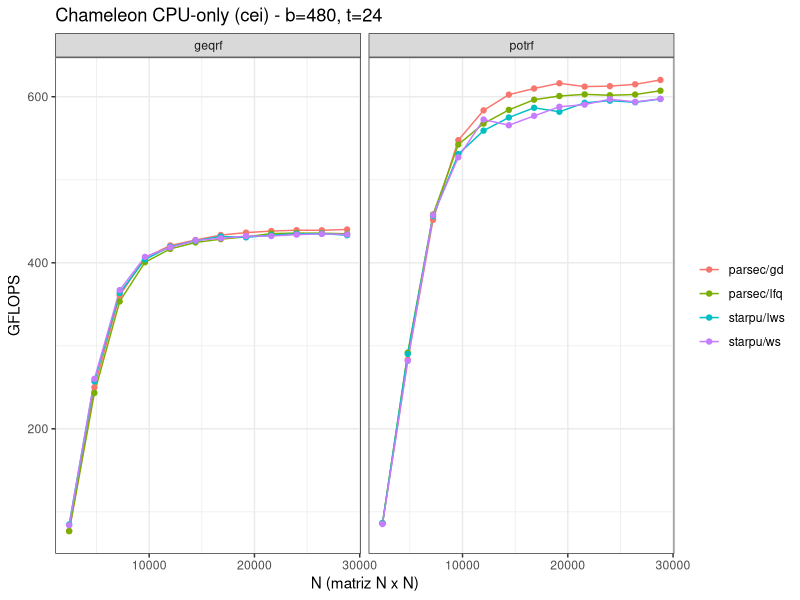
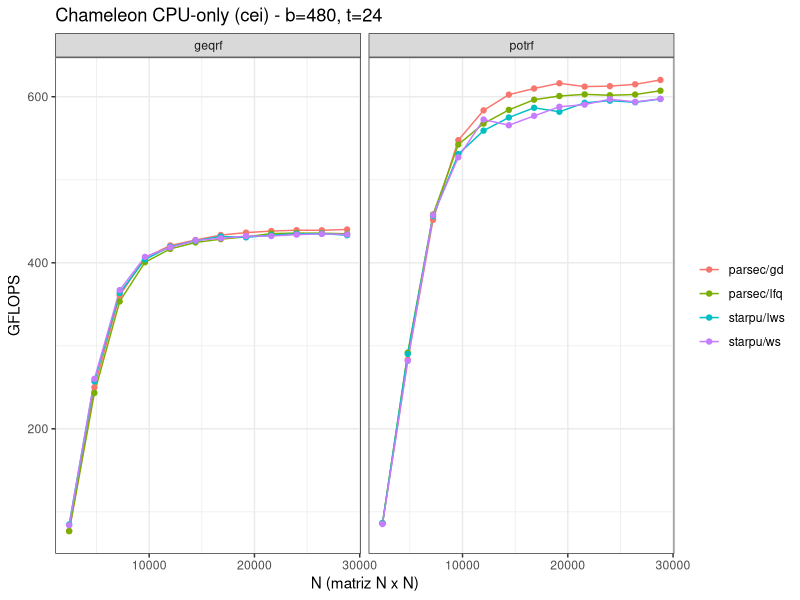

Write the R code that produced these figures, in order.
library(ggplot2)
library(dplyr)
library(readr)

results <- read_csv("data/chameleon-runtimes_782024/results.csv",
                    show_col_types = FALSE)

agg <- results |>
  group_by(runtime, scheduler, algorithm, n) |>
  summarise(gflops = mean(gflops), .groups = "drop") |>
  mutate(config = paste(runtime, scheduler, sep = "/"))

p <- ggplot(agg, aes(x = n, y = gflops, color = config)) +
  geom_line() +
  geom_point() +
  facet_wrap(~ algorithm) +
  labs(x = "N (matriz N x N)", y = "GFLOPS", color = NULL,
       title = "Chameleon CPU-only (cei) - b=480, t=24") +
  theme_bw()

dir.create("plots", showWarnings = FALSE)
ggsave("plots/gflops_vs_n_r.png", p, width = 10, height = 4, dpi = 140)
ggsave("plots/gflops_vs_n_r.pdf", p, width = 10, height = 4)
